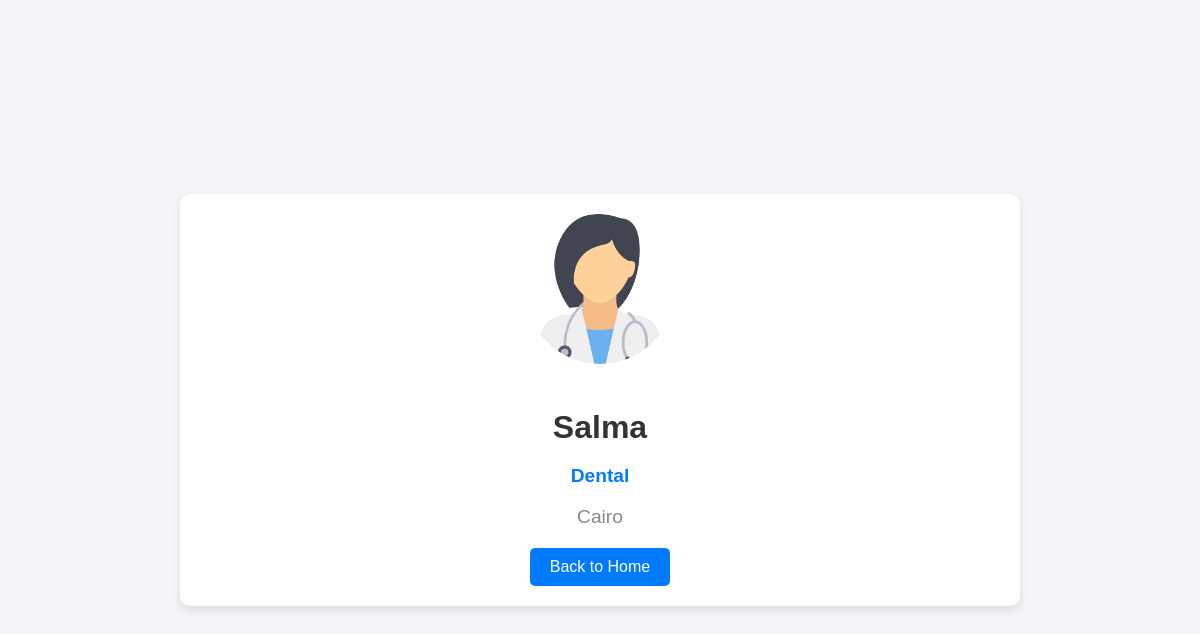
/doctor/4/, run on the app's committed database.
### HospitalSystem/models.py (models this page shows, shortened)
class Doctor(models.Model):
    name = models.CharField(max_length=100)
    specialty = models.CharField(max_length=100)
    location = models.CharField(max_length=100)
    image = models.ImageField(upload_to='doctor_images/', null=True, blank=True)

### HospitalSystem/views.py (the view)
# urls.py: path('doctor/<int:id>/', views.doctor_detail, name='doctord'),
def doctor_detail(request, id):
    doctor = get_object_or_404(Doctor, id=id)
    return render(request, r'HospitalSystem/doctor_detail.html', {'doctor': doctor})

### HospitalSystem/templates/HospitalSystem/doctor_detail.html (shortened to what this page needs)
<!DOCTYPE html>
<html lang="en">
<head>
</head>
<body>
    <div class="doctor-card">
        <img src="{{ doctor.image.url }}" alt="{{ doctor.name }}">
        <h1>{{ doctor.name }}</h1>
        <p class="specialty">{{ doctor.specialty }}</p>
        <p class="location">{{ doctor.location }}</p>
        <a href="{% url 'index' %}" class="back-button">Back to Home</a>
    </div>
</body>
</html>

### HospitalSystem/templates/HospitalSystem/doctor_detail.html (style rules this page uses)
body { font-family: Arial, sans-serif; background-color: #f4f4f9; margin: 0; padding: 0; display: flex; justify-content: center; align-items: center; min-height: 100vh; }
.doctor-card { background-color: #fff; border-radius: 10px; box-shadow: 0 4px 8px rgba(0, 0, 0, 0.1); overflow: hidden; width: 90%; max-width: 800px; margin: 20px; padding: 20px; text-align: center; }
.doctor-card img { width: 150px; height: 150px; border-radius: 50%; object-fit: cover; margin-bottom: 20px; }
.doctor-card h1 { font-size: 2rem; color: #333; margin-bottom: 10px; }
.doctor-card p { font-size: 1.2rem; color: #555; margin-bottom: 10px; }
.doctor-card .specialty { font-weight: bold; color: #007bff; margin-bottom: 10px; }
.doctor-card .location { color: #888; margin-bottom: 20px; }
.back-button { display: inline-block; padding: 10px 20px; font-size: 1rem; color: white; background-color: #007bff; border: none; border-radius: 5px; text-decoration: none; cursor: pointer; }

### data on the page
Doctor: image (picture), name "Salma", specialty "Dental", location "Cairo"
